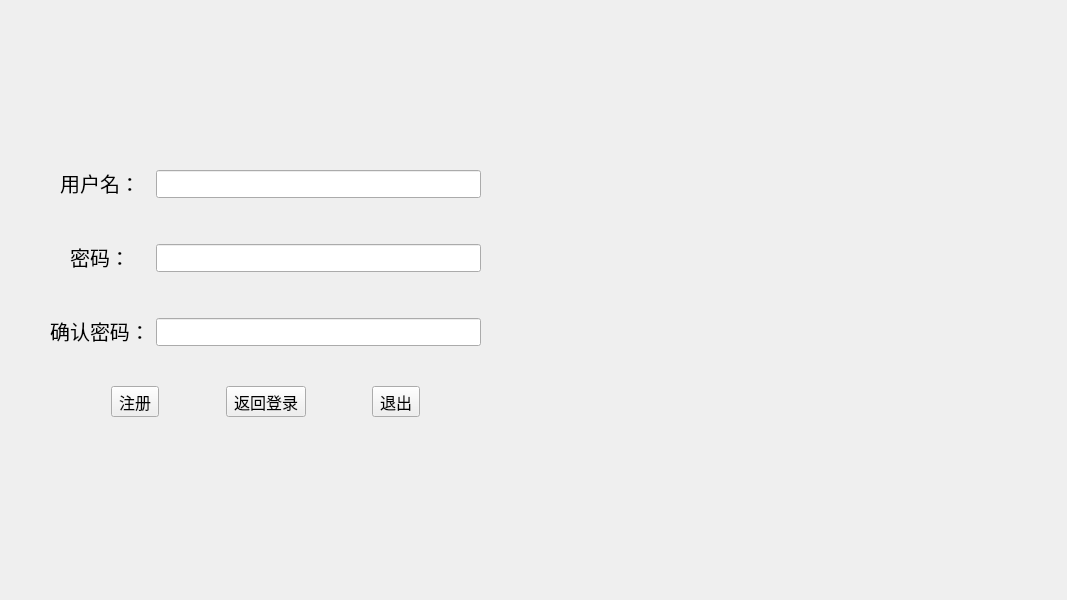
<?xml version="1.0" encoding="UTF-8"?>
<ui version="4.0">
 <class>registers</class>
 <widget class="QWidget" name="registers">
  <property name="geometry">
   <rect>
    <x>0</x>
    <y>0</y>
    <width>1067</width>
    <height>600</height>
   </rect>
  </property>
  <property name="font">
   <font>
    <pointsize>15</pointsize>
   </font>
  </property>
  <property name="windowTitle">
   <string>Form</string>
  </property>
  <widget class="QWidget" name="layoutWidget">
   <property name="geometry">
    <rect>
     <x>50</x>
     <y>130</y>
     <width>431</width>
     <height>321</height>
    </rect>
   </property>
   <layout class="QVBoxLayout" name="verticalLayout_3">
    <item>
     <layout class="QHBoxLayout" name="horizontalLayout">
      <item>
       <layout class="QVBoxLayout" name="verticalLayout_2">
        <item>
         <spacer name="verticalSpacer_7">
          <property name="orientation">
           <enum>Qt::Vertical</enum>
          </property>
          <property name="sizeHint" stdset="0">
           <size>
            <width>20</width>
            <height>40</height>
           </size>
          </property>
         </spacer>
        </item>
        <item>
         <widget class="QLabel" name="user">
          <property name="font">
           <font>
            <pointsize>15</pointsize>
           </font>
          </property>
          <property name="text">
           <string>用户名：</string>
          </property>
          <property name="alignment">
           <set>Qt::AlignCenter</set>
          </property>
         </widget>
        </item>
        <item>
         <spacer name="verticalSpacer_3">
          <property name="orientation">
           <enum>Qt::Vertical</enum>
          </property>
          <property name="sizeHint" stdset="0">
           <size>
            <width>20</width>
            <height>40</height>
           </size>
          </property>
         </spacer>
        </item>
        <item>
         <widget class="QLabel" name="psw">
          <property name="font">
           <font>
            <pointsize>15</pointsize>
           </font>
          </property>
          <property name="text">
           <string>密码：</string>
          </property>
          <property name="alignment">
           <set>Qt::AlignCenter</set>
          </property>
         </widget>
        </item>
        <item>
         <spacer name="verticalSpacer_4">
          <property name="orientation">
           <enum>Qt::Vertical</enum>
          </property>
          <property name="sizeHint" stdset="0">
           <size>
            <width>20</width>
            <height>40</height>
           </size>
          </property>
         </spacer>
        </item>
        <item>
         <widget class="QLabel" name="psw_2">
          <property name="font">
           <font>
            <pointsize>15</pointsize>
           </font>
          </property>
          <property name="text">
           <string>确认密码：</string>
          </property>
          <property name="alignment">
           <set>Qt::AlignCenter</set>
          </property>
         </widget>
        </item>
       </layout>
      </item>
      <item>
       <layout class="QVBoxLayout" name="verticalLayout">
        <item>
         <spacer name="verticalSpacer_8">
          <property name="orientation">
           <enum>Qt::Vertical</enum>
          </property>
          <property name="sizeHint" stdset="0">
           <size>
            <width>20</width>
            <height>40</height>
           </size>
          </property>
         </spacer>
        </item>
        <item>
         <widget class="QLineEdit" name="user_text">
          <property name="font">
           <font>
            <pointsize>13</pointsize>
           </font>
          </property>
         </widget>
        </item>
        <item>
         <spacer name="verticalSpacer">
          <property name="orientation">
           <enum>Qt::Vertical</enum>
          </property>
          <property name="sizeHint" stdset="0">
           <size>
            <width>20</width>
            <height>40</height>
           </size>
          </property>
         </spacer>
        </item>
        <item>
         <widget class="QLineEdit" name="psw_text">
          <property name="font">
           <font>
            <pointsize>13</pointsize>
           </font>
          </property>
          <property name="echoMode">
           <enum>QLineEdit::Password</enum>
          </property>
         </widget>
        </item>
        <item>
         <spacer name="verticalSpacer_2">
          <property name="orientation">
           <enum>Qt::Vertical</enum>
          </property>
          <property name="sizeHint" stdset="0">
           <size>
            <width>20</width>
            <height>40</height>
           </size>
          </property>
         </spacer>
        </item>
        <item>
         <widget class="QLineEdit" name="psw_text2">
          <property name="font">
           <font>
            <pointsize>13</pointsize>
           </font>
          </property>
          <property name="echoMode">
           <enum>QLineEdit::Password</enum>
          </property>
         </widget>
        </item>
       </layout>
      </item>
     </layout>
    </item>
    <item>
     <spacer name="verticalSpacer_5">
      <property name="orientation">
       <enum>Qt::Vertical</enum>
      </property>
      <property name="sizeHint" stdset="0">
       <size>
        <width>20</width>
        <height>40</height>
       </size>
      </property>
     </spacer>
    </item>
    <item>
     <layout class="QHBoxLayout" name="horizontalLayout_2">
      <item>
       <spacer name="horizontalSpacer_2">
        <property name="orientation">
         <enum>Qt::Horizontal</enum>
        </property>
        <property name="sizeHint" stdset="0">
         <size>
          <width>40</width>
          <height>20</height>
         </size>
        </property>
       </spacer>
      </item>
      <item>
       <widget class="QToolButton" name="reg_btn">
        <property name="font">
         <font>
          <pointsize>12</pointsize>
         </font>
        </property>
        <property name="text">
         <string>注册</string>
        </property>
        <property name="icon">
         <iconset resource="image/res.qrc">
          <normaloff>:/Register_0.png</normaloff>:/Register_0.png</iconset>
        </property>
        <property name="iconSize">
         <size>
          <width>30</width>
          <height>30</height>
         </size>
        </property>
       </widget>
      </item>
      <item>
       <spacer name="horizontalSpacer">
        <property name="orientation">
         <enum>Qt::Horizontal</enum>
        </property>
        <property name="sizeHint" stdset="0">
         <size>
          <width>40</width>
          <height>20</height>
         </size>
        </property>
       </spacer>
      </item>
      <item>
       <widget class="QToolButton" name="login_btn">
        <property name="font">
         <font>
          <pointsize>12</pointsize>
         </font>
        </property>
        <property name="text">
         <string>返回登录</string>
        </property>
        <property name="icon">
         <iconset resource="image/res.qrc">
          <normaloff>:/Return_0.png</normaloff>:/Return_0.png</iconset>
        </property>
        <property name="iconSize">
         <size>
          <width>30</width>
          <height>30</height>
         </size>
        </property>
       </widget>
      </item>
      <item>
       <spacer name="horizontalSpacer_4">
        <property name="orientation">
         <enum>Qt::Horizontal</enum>
        </property>
        <property name="sizeHint" stdset="0">
         <size>
          <width>40</width>
          <height>20</height>
         </size>
        </property>
       </spacer>
      </item>
      <item>
       <widget class="QToolButton" name="close_btn">
        <property name="font">
         <font>
          <pointsize>12</pointsize>
         </font>
        </property>
        <property name="text">
         <string>退出</string>
        </property>
        <property name="icon">
         <iconset resource="image/res.qrc">
          <normaloff>:/close_3.png</normaloff>:/close_3.png</iconset>
        </property>
        <property name="iconSize">
         <size>
          <width>30</width>
          <height>30</height>
         </size>
        </property>
       </widget>
      </item>
      <item>
       <spacer name="horizontalSpacer_3">
        <property name="orientation">
         <enum>Qt::Horizontal</enum>
        </property>
        <property name="sizeHint" stdset="0">
         <size>
          <width>40</width>
          <height>20</height>
         </size>
        </property>
       </spacer>
      </item>
     </layout>
    </item>
    <item>
     <spacer name="verticalSpacer_6">
      <property name="orientation">
       <enum>Qt::Vertical</enum>
      </property>
      <property name="sizeHint" stdset="0">
       <size>
        <width>20</width>
        <height>40</height>
       </size>
      </property>
     </spacer>
    </item>
   </layout>
  </widget>
 </widget>
 <resources>
  <include location="image/res.qrc"/>
 </resources>
 <connections/>
</ui>
